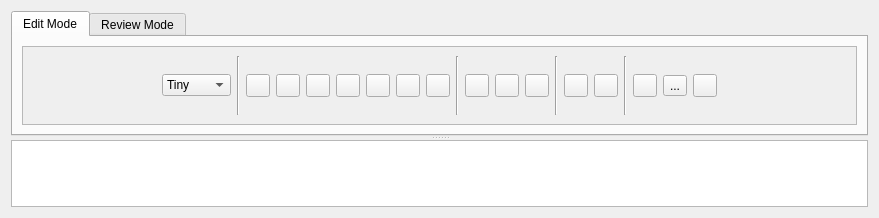
<?xml version="1.0" encoding="UTF-8"?>
<ui version="4.0">
 <class>Caja</class>
 <widget class="QWidget" name="Caja">
  <property name="geometry">
   <rect>
    <x>0</x>
    <y>0</y>
    <width>879</width>
    <height>218</height>
   </rect>
  </property>
  <property name="windowTitle">
   <string>Form</string>
  </property>
  <layout class="QGridLayout" name="gridLayout">
   <item row="0" column="0">
    <widget class="QSplitter" name="splitter">
     <property name="sizePolicy">
      <sizepolicy hsizetype="Preferred" vsizetype="Minimum">
       <horstretch>0</horstretch>
       <verstretch>0</verstretch>
      </sizepolicy>
     </property>
     <property name="minimumSize">
      <size>
       <width>0</width>
       <height>5</height>
      </size>
     </property>
     <property name="orientation">
      <enum>Qt::Vertical</enum>
     </property>
     <widget class="QTabWidget" name="tabWidget">
      <property name="sizePolicy">
       <sizepolicy hsizetype="MinimumExpanding" vsizetype="Preferred">
        <horstretch>0</horstretch>
        <verstretch>0</verstretch>
       </sizepolicy>
      </property>
      <property name="minimumSize">
       <size>
        <width>0</width>
        <height>125</height>
       </size>
      </property>
      <property name="maximumSize">
       <size>
        <width>16777215</width>
        <height>125</height>
       </size>
      </property>
      <property name="tabPosition">
       <enum>QTabWidget::North</enum>
      </property>
      <property name="tabShape">
       <enum>QTabWidget::Rounded</enum>
      </property>
      <property name="currentIndex">
       <number>0</number>
      </property>
      <property name="usesScrollButtons">
       <bool>false</bool>
      </property>
      <property name="movable">
       <bool>true</bool>
      </property>
      <property name="tabBarAutoHide">
       <bool>false</bool>
      </property>
      <widget class="QWidget" name="tabEditMode">
       <attribute name="title">
        <string>Edit Mode</string>
       </attribute>
       <layout class="QHBoxLayout" name="horizontalLayout_2">
        <item>
         <widget class="QScrollArea" name="scrollArea">
          <property name="widgetResizable">
           <bool>true</bool>
          </property>
          <widget class="QWidget" name="scrollAreaWidgetContents">
           <property name="geometry">
            <rect>
             <x>0</x>
             <y>0</y>
             <width>823</width>
             <height>70</height>
            </rect>
           </property>
           <layout class="QHBoxLayout" name="horizontalLayout">
            <item>
             <spacer name="horizontalSpacer">
              <property name="orientation">
               <enum>Qt::Horizontal</enum>
              </property>
              <property name="sizeHint" stdset="0">
               <size>
                <width>40</width>
                <height>20</height>
               </size>
              </property>
             </spacer>
            </item>
            <item>
             <widget class="QComboBox" name="comboBoxSize">
              <property name="currentText">
               <string>Tiny</string>
              </property>
              <item>
               <property name="text">
                <string>Tiny</string>
               </property>
              </item>
              <item>
               <property name="text">
                <string>Small</string>
               </property>
              </item>
              <item>
               <property name="text">
                <string>Normal</string>
               </property>
              </item>
              <item>
               <property name="text">
                <string>Large</string>
               </property>
              </item>
              <item>
               <property name="text">
                <string>Huge</string>
               </property>
              </item>
             </widget>
            </item>
            <item>
             <widget class="Line" name="separator">
              <property name="orientation">
               <enum>Qt::Vertical</enum>
              </property>
             </widget>
            </item>
            <item>
             <widget class="QToolButton" name="toolButtonBold">
              <property name="text">
               <string/>
              </property>
              <property name="icon">
               <iconset resource="resources.qrc">
                <normaloff>:/images/toolbar/bold.png</normaloff>:/images/toolbar/bold.png</iconset>
              </property>
              <property name="shortcut">
               <string>Ctrl+B</string>
              </property>
              <property name="arrowType">
               <enum>Qt::NoArrow</enum>
              </property>
             </widget>
            </item>
            <item>
             <widget class="QToolButton" name="toolButtonItalic">
              <property name="text">
               <string/>
              </property>
              <property name="icon">
               <iconset resource="resources.qrc">
                <normaloff>:/images/toolbar/italic.png</normaloff>:/images/toolbar/italic.png</iconset>
              </property>
              <property name="shortcut">
               <string>Ctrl+I</string>
              </property>
             </widget>
            </item>
            <item>
             <widget class="QToolButton" name="toolButtonUnderline">
              <property name="text">
               <string/>
              </property>
              <property name="icon">
               <iconset resource="resources.qrc">
                <normaloff>:/images/toolbar/underline.png</normaloff>:/images/toolbar/underline.png</iconset>
              </property>
              <property name="shortcut">
               <string>Ctrl+U</string>
              </property>
             </widget>
            </item>
            <item>
             <widget class="QToolButton" name="toolButtonStrikethrough">
              <property name="text">
               <string/>
              </property>
              <property name="icon">
               <iconset resource="resources.qrc">
                <normaloff>:/images/toolbar/strikethrough.png</normaloff>:/images/toolbar/strikethrough.png</iconset>
              </property>
              <property name="shortcut">
               <string>Ctrl+T</string>
              </property>
             </widget>
            </item>
            <item>
             <widget class="QToolButton" name="toolButtonSmallCaps">
              <property name="text">
               <string/>
              </property>
              <property name="icon">
               <iconset resource="resources.qrc">
                <normaloff>:/images/toolbar/smallcaps.png</normaloff>:/images/toolbar/smallcaps.png</iconset>
              </property>
              <property name="shortcut">
               <string>Ctrl+C</string>
              </property>
             </widget>
            </item>
            <item>
             <widget class="QToolButton" name="toolButtonHyperlink">
              <property name="text">
               <string/>
              </property>
              <property name="icon">
               <iconset resource="resources.qrc">
                <normaloff>:/images/menu/link.png</normaloff>:/images/menu/link.png</iconset>
              </property>
              <property name="shortcut">
               <string>Ctrl+K</string>
              </property>
             </widget>
            </item>
            <item>
             <widget class="QToolButton" name="toolButton_Footnote">
              <property name="text">
               <string/>
              </property>
              <property name="icon">
               <iconset resource="resources.qrc">
                <normaloff>:/images/toolbar/footnote.png</normaloff>:/images/toolbar/footnote.png</iconset>
              </property>
             </widget>
            </item>
            <item>
             <widget class="Line" name="separator_2">
              <property name="orientation">
               <enum>Qt::Vertical</enum>
              </property>
             </widget>
            </item>
            <item>
             <widget class="QToolButton" name="toolButtonJustify">
              <property name="text">
               <string/>
              </property>
              <property name="icon">
               <iconset resource="resources.qrc">
                <normaloff>:/images/toolbar/justify.png</normaloff>:/images/toolbar/justify.png</iconset>
              </property>
              <property name="shortcut">
               <string>Ctrl+Down</string>
              </property>
             </widget>
            </item>
            <item>
             <widget class="QToolButton" name="toolButtonCenterAlign">
              <property name="text">
               <string/>
              </property>
              <property name="icon">
               <iconset resource="resources.qrc">
                <normaloff>:/images/toolbar/centeralign.png</normaloff>:/images/toolbar/centeralign.png</iconset>
              </property>
              <property name="shortcut">
               <string>Ctrl+Up</string>
              </property>
             </widget>
            </item>
            <item>
             <widget class="QToolButton" name="toolButtonRightAlign">
              <property name="text">
               <string/>
              </property>
              <property name="icon">
               <iconset resource="resources.qrc">
                <normaloff>:/images/toolbar/rightalign.png</normaloff>:/images/toolbar/rightalign.png</iconset>
              </property>
              <property name="shortcut">
               <string>Ctrl+Right</string>
              </property>
             </widget>
            </item>
            <item>
             <widget class="Line" name="separator_3">
              <property name="orientation">
               <enum>Qt::Vertical</enum>
              </property>
             </widget>
            </item>
            <item>
             <widget class="QToolButton" name="toolButtonItemize">
              <property name="text">
               <string/>
              </property>
              <property name="icon">
               <iconset resource="resources.qrc">
                <normaloff>:/images/toolbar/itemize.png</normaloff>:/images/toolbar/itemize.png</iconset>
              </property>
             </widget>
            </item>
            <item>
             <widget class="QToolButton" name="toolButtonEnumerate">
              <property name="text">
               <string/>
              </property>
              <property name="icon">
               <iconset resource="resources.qrc">
                <normaloff>:/images/toolbar/enumerate.png</normaloff>:/images/toolbar/enumerate.png</iconset>
              </property>
             </widget>
            </item>
            <item>
             <widget class="Line" name="separator_4">
              <property name="orientation">
               <enum>Qt::Vertical</enum>
              </property>
             </widget>
            </item>
            <item>
             <widget class="QToolButton" name="toolButtonSymbol">
              <property name="sizePolicy">
               <sizepolicy hsizetype="Fixed" vsizetype="Fixed">
                <horstretch>0</horstretch>
                <verstretch>0</verstretch>
               </sizepolicy>
              </property>
              <property name="text">
               <string/>
              </property>
              <property name="icon">
               <iconset resource="resources.qrc">
                <normaloff>:/images/menu/symbol.png</normaloff>:/images/menu/symbol.png</iconset>
              </property>
             </widget>
            </item>
            <item>
             <widget class="QToolButton" name="toolButtonCite">
              <property name="text">
               <string>...</string>
              </property>
              <property name="icon">
               <iconset resource="resources.qrc">
                <normaloff>:/images/menu/comment.png</normaloff>:/images/menu/comment.png</iconset>
              </property>
             </widget>
            </item>
            <item>
             <widget class="QToolButton" name="toolButtonReference">
              <property name="text">
               <string/>
              </property>
              <property name="icon">
               <iconset resource="resources.qrc">
                <normaloff>:/images/toolbar/reference.png</normaloff>:/images/toolbar/reference.png</iconset>
              </property>
             </widget>
            </item>
            <item>
             <spacer name="horizontalSpacer_2">
              <property name="orientation">
               <enum>Qt::Horizontal</enum>
              </property>
              <property name="sizeHint" stdset="0">
               <size>
                <width>40</width>
                <height>20</height>
               </size>
              </property>
             </spacer>
            </item>
           </layout>
          </widget>
         </widget>
        </item>
       </layout>
      </widget>
      <widget class="QWidget" name="tabReviewMode">
       <attribute name="title">
        <string>Review Mode</string>
       </attribute>
       <layout class="QGridLayout" name="gridLayout_2">
        <item row="4" column="4">
         <widget class="QLabel" name="labelStrikethroughRatioValue">
          <property name="text">
           <string>0 %</string>
          </property>
          <property name="alignment">
           <set>Qt::AlignCenter</set>
          </property>
         </widget>
        </item>
        <item row="0" column="0" colspan="5">
         <widget class="QLabel" name="labelWarning">
          <property name="minimumSize">
           <size>
            <width>0</width>
            <height>30</height>
           </size>
          </property>
          <property name="font">
           <font>
            <weight>75</weight>
            <bold>true</bold>
           </font>
          </property>
          <property name="text">
           <string/>
          </property>
          <property name="alignment">
           <set>Qt::AlignHCenter|Qt::AlignTop</set>
          </property>
          <property name="wordWrap">
           <bool>true</bool>
          </property>
         </widget>
        </item>
        <item row="4" column="3">
         <widget class="QLabel" name="labelSmallCapsRatioValue">
          <property name="text">
           <string>0 %</string>
          </property>
          <property name="alignment">
           <set>Qt::AlignCenter</set>
          </property>
         </widget>
        </item>
        <item row="4" column="1">
         <widget class="QLabel" name="labelItalicsRatioValue">
          <property name="text">
           <string>0 %</string>
          </property>
          <property name="alignment">
           <set>Qt::AlignCenter</set>
          </property>
         </widget>
        </item>
        <item row="4" column="2">
         <widget class="QLabel" name="labelUnderlineRatioValue">
          <property name="text">
           <string>0 %</string>
          </property>
          <property name="alignment">
           <set>Qt::AlignCenter</set>
          </property>
         </widget>
        </item>
        <item row="4" column="0">
         <widget class="QLabel" name="labelBoldRatioValue">
          <property name="text">
           <string>0 %</string>
          </property>
          <property name="alignment">
           <set>Qt::AlignCenter</set>
          </property>
         </widget>
        </item>
        <item row="3" column="4">
         <widget class="QLabel" name="labelStrikethroughRatio">
          <property name="maximumSize">
           <size>
            <width>90</width>
            <height>16777215</height>
           </size>
          </property>
          <property name="text">
           <string>&lt;html&gt;&lt;head/&gt;&lt;body&gt;&lt;p&gt;&lt;span style=&quot; font-weight:600;&quot;&gt;Strikethrough&lt;/span&gt;&lt;/p&gt;&lt;/body&gt;&lt;/html&gt;</string>
          </property>
          <property name="alignment">
           <set>Qt::AlignCenter</set>
          </property>
         </widget>
        </item>
        <item row="3" column="3">
         <widget class="QLabel" name="labelSmallCapsRatio">
          <property name="maximumSize">
           <size>
            <width>90</width>
            <height>16777215</height>
           </size>
          </property>
          <property name="text">
           <string>&lt;html&gt;&lt;head/&gt;&lt;body&gt;&lt;p&gt;&lt;span style=&quot; font-weight:600;&quot;&gt;Small Caps&lt;/span&gt;&lt;/p&gt;&lt;/body&gt;&lt;/html&gt;</string>
          </property>
          <property name="alignment">
           <set>Qt::AlignCenter</set>
          </property>
         </widget>
        </item>
        <item row="3" column="2">
         <widget class="QLabel" name="labelUnderlineRatio">
          <property name="maximumSize">
           <size>
            <width>90</width>
            <height>16777215</height>
           </size>
          </property>
          <property name="text">
           <string>&lt;html&gt;&lt;head/&gt;&lt;body&gt;&lt;p&gt;&lt;span style=&quot; font-weight:600;&quot;&gt;Underline&lt;/span&gt;&lt;/p&gt;&lt;/body&gt;&lt;/html&gt;</string>
          </property>
          <property name="alignment">
           <set>Qt::AlignCenter</set>
          </property>
         </widget>
        </item>
        <item row="3" column="1">
         <widget class="QLabel" name="labelItalicsRatio">
          <property name="sizePolicy">
           <sizepolicy hsizetype="Preferred" vsizetype="Preferred">
            <horstretch>0</horstretch>
            <verstretch>0</verstretch>
           </sizepolicy>
          </property>
          <property name="maximumSize">
           <size>
            <width>90</width>
            <height>16777215</height>
           </size>
          </property>
          <property name="text">
           <string>&lt;html&gt;&lt;head/&gt;&lt;body&gt;&lt;p&gt;&lt;span style=&quot; font-weight:600;&quot;&gt;Italics&lt;/span&gt;&lt;/p&gt;&lt;/body&gt;&lt;/html&gt;</string>
          </property>
          <property name="alignment">
           <set>Qt::AlignCenter</set>
          </property>
         </widget>
        </item>
        <item row="3" column="0">
         <widget class="QLabel" name="labelBoldRatio">
          <property name="sizePolicy">
           <sizepolicy hsizetype="Preferred" vsizetype="Preferred">
            <horstretch>0</horstretch>
            <verstretch>0</verstretch>
           </sizepolicy>
          </property>
          <property name="maximumSize">
           <size>
            <width>90</width>
            <height>16777215</height>
           </size>
          </property>
          <property name="text">
           <string>&lt;html&gt;&lt;head/&gt;&lt;body&gt;&lt;p&gt;&lt;span style=&quot; font-weight:600;&quot;&gt;Bold&lt;/span&gt;&lt;/p&gt;&lt;/body&gt;&lt;/html&gt;</string>
          </property>
          <property name="alignment">
           <set>Qt::AlignCenter</set>
          </property>
         </widget>
        </item>
       </layout>
      </widget>
     </widget>
     <widget class="QTextEdit" name="textEdit">
      <property name="enabled">
       <bool>true</bool>
      </property>
      <property name="sizePolicy">
       <sizepolicy hsizetype="Preferred" vsizetype="Minimum">
        <horstretch>0</horstretch>
        <verstretch>0</verstretch>
       </sizepolicy>
      </property>
      <property name="minimumSize">
       <size>
        <width>0</width>
        <height>15</height>
       </size>
      </property>
      <property name="maximumSize">
       <size>
        <width>16777215</width>
        <height>16777215</height>
       </size>
      </property>
      <property name="acceptRichText">
       <bool>false</bool>
      </property>
     </widget>
    </widget>
   </item>
  </layout>
 </widget>
 <resources>
  <include location="resources.qrc"/>
 </resources>
 <connections/>
</ui>
